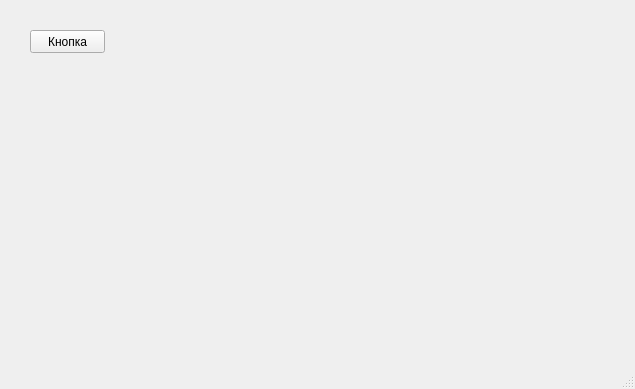
<?xml version="1.0" encoding="UTF-8"?>
<ui version="4.0">
 <class>MainWindow</class>
 <widget class="QMainWindow" name="MainWindow">
  <property name="geometry">
   <rect>
    <x>0</x>
    <y>0</y>
    <width>635</width>
    <height>389</height>
   </rect>
  </property>
  <property name="windowTitle">
   <string>MainWindow</string>
  </property>
  <widget class="QWidget" name="centralwidget">
   <widget class="QPushButton" name="pushButton">
    <property name="geometry">
     <rect>
      <x>30</x>
      <y>30</y>
      <width>75</width>
      <height>23</height>
     </rect>
    </property>
    <property name="text">
     <string>Кнопка</string>
    </property>
   </widget>
  </widget>
  <widget class="QMenuBar" name="menubar">
   <property name="geometry">
    <rect>
     <x>0</x>
     <y>0</y>
     <width>635</width>
     <height>21</height>
    </rect>
   </property>
  </widget>
  <widget class="QStatusBar" name="statusbar"/>
 </widget>
 <resources/>
 <connections/>
</ui>
